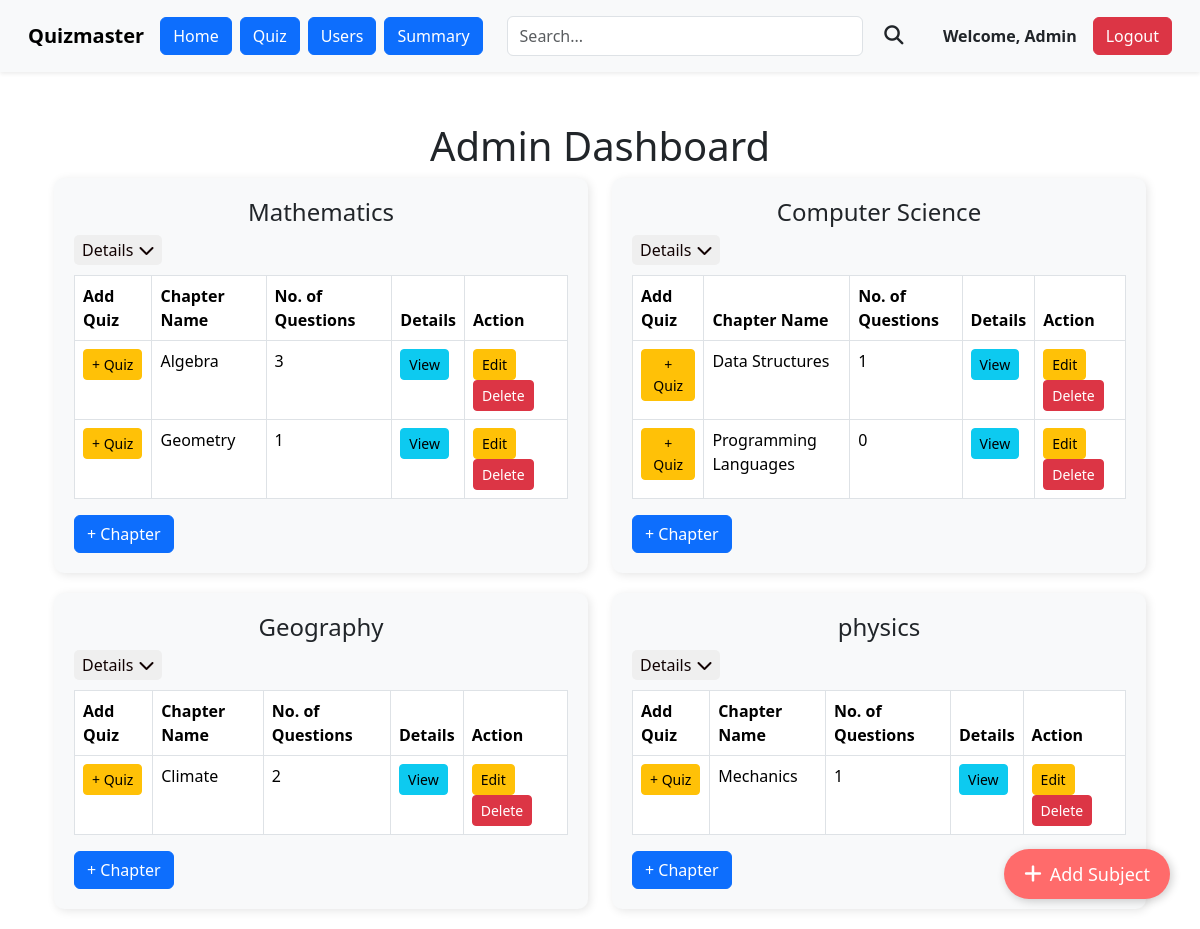
The app's page /admin/dashboard (signed in) with its own data.
### models.py (models this page shows)
class Subject(db.Model):
    id=db.Column(db.Integer, primary_key=True)
    name=db.Column(db.String(32), unique=True)
    Description=db.Column(db.String(256), nullable=False)
    category=db.Column(db.String(32), nullable=True)
    chapters = db.relationship('Chapter', backref='subject', lazy=True)
    quizzes = db.relationship('Quiz', backref='subject', lazy=True)

class Chapter(db.Model):
    id=db.Column(db.Integer, primary_key=True)
    name=db.Column(db.String(32), unique=True)
    Description=db.Column(db.String(256), nullable=True)
    no_of_questions=db.Column(db.Integer, nullable=True)
    subject_id=db.Column(db.Integer, db.ForeignKey('subject.id'), nullable=False)
    quizzes = db.relationship('Quiz', backref='chapter', lazy=True)
    questions = db.relationship('Questions', backref='chapter', lazy=True)

### routes.py (the view)
@app.route('/admin/dashboard')
@admin_required
@auth_required
def admin_dashboard():
    subjects = Subject.query.all()
    chapters = Chapter.query.all()
    for chapter in chapters:
        question_count = Questions.query.filter(Questions.chapter_id == chapter.id).count()
        chapter.no_of_questions = question_count
    db.session.commit()
    if not subjects:
        flash('No subjects found, click + to add subjects')
    return render_template('/admin/admin_dashboard.html', subjects=subjects, chapters=chapters)

### routes.py (called while the page is built)
def auth_required(f):
    @wraps(f)
    def inner(*args, **kwargs):
        if 'user_id' not in session:
            flash('please login to continue')
            return redirect(url_for('login'))
        return f(*args, **kwargs)
    return inner

def admin_required(f):
    @wraps(f)
    def inner(*args, **kwargs):
        if 'user_id' not in session:
            flash('please login to continue')
            return redirect(url_for('login'))
        user=User.query.get(session['user_id'])
        if user.is_admin!=True:
            flash('You are not authorized to view this page')
            return redirect(url_for('index'))
        return f(*args, **kwargs)
    return inner

### templates/admin/admin_dashboard.html (shortened to what this page needs)
{% extends 'admin/admin_layout.html' %}
{% block content %}
<div class="container">
    <h1>Admin Dashboard</h1>
    <div class="row">
        {% for subject in subjects %}
        <div class="col-md-6">
            <div class="subject-tile">
                <h4>{{ subject.name }}</h4>
                <button class="details-btn" onclick="toggleDetails(this)">
                    Details <i class="fas fa-chevron-down"></i>
                </button>
                <table class="table table-bordered">
                    <thead>
                        <tr>
                            <th>Add Quiz</th>
                            <th>Chapter Name</th>
                            <th>No. of Questions</th>
                            <th>Details</th>
                            <th>Action</th>
                        </tr>
                    </thead>
                    <tbody>
                        {% for chapter in subject.chapters %}
                        <tr>
                            <td><a href="{{ url_for('add_quiz', chapter_id = chapter.id) }}" class="btn btn-sm btn-warning">+ Quiz</a></td>
                            <td>{{ chapter.name }}</td>
                            <td>{{ chapter.no_of_questions }}</td>
                            <td> <a href="{{ url_for('view_chapter', chapter_id = chapter.id) }}" class="btn btn-sm btn-info">View</a></td>
                            <td>
                                <a href="{{ url_for('edit_chapter', chapter_id = chapter.id) }}" class="btn btn-sm btn-warning">Edit</a>
                                <form action="{{ url_for('delete_chapter', chapter_id=chapter.id) }}" method="POST" style="display: inline;">
                                  <button type="submit" class="btn btn-sm btn-danger">Delete</button>
                                </form>
                            </td>
                        </tr>
                        {% endfor %}
                    </tbody>
                </table>
                    <a href="/admin/manage_chapter/{{ subject.id }}" class="btn btn-primary" id="chapter_btn">+ Chapter</a>
            </div>
        </div>
        {% endfor %}
    </div>
</div>
<a href="{{ url_for('add_subject') }}" class="add-subject-btn d-flex align-items-center">
    <i class="fas fa-plus me-2"></i> Add Subject
</a>
{% endblock %}

### templates/admin/admin_dashboard.html (style rules this page uses)
h1 { text-align: center; color: #321710; font-size: 3rem; margin-bottom: 20px; }
.subject-tile { background: #f8f9fa; border-radius: 10px; padding: 20px; box-shadow: 2px 2px 10px rgba(0, 0, 0, 0.1); margin-bottom: 20px; }
.add-subject-btn { width: 50px; height: 50px; border-radius: 50%; background-color: #ff6b6b; color: white; font-size: 24px; display: flex; align-items: center; justify-content: center; position: fixed; bottom: 30px; right: 30px; box-shadow: 2px 2px 10px rgba(0, 0, 0, 0.2); cursor: pointer; }
h4 { color: #321710; font-size: 1.5rem; margin-bottom: 20px; text-align: center; }
.details-btn { color: rgb(17, 2, 2); border: none; padding: 3px 8px; border-radius: 5px; cursor: pointer; display: flex; align-items: center; justify-content: center; margin-bottom: 10px; }
.details-btn i { margin-left: 5px; }
.container { margin-top: 50px; max-width: 1200px; min-width: 1000px; }
.row { display: flex; flex-wrap: wrap; justify-content: center; }
.add-subject-btn { width: auto; height: 50px; border-radius: 25px; background-color: #ff6b6b; color: white; font-size: 18px; display: flex; align-items: center; justify-content: center; position: fixed; bottom: 30px; right: 30px; padding: 0 20px; box-shadow: 2px 2px 10px rgba(0, 0, 0, 0.2); cursor: pointer; text-decoration: none; transition: background-color 0.3s ease, transform 0.2s ease; }
.add-subject-btn i { font-size: 20px; }

### records on screen
Subject: name "Mathematics"
Chapter: name "Algebra", no_of_questions "3"
Chapter: name "Geometry", no_of_questions "1"
Subject: name "Computer Science"
Chapter: name "Data Structures", no_of_questions "1"
Chapter: name "Programming Languages", no_of_questions "0"
Subject: name "Geography"
Chapter: name "Climate", no_of_questions "2"
Subject: name "physics"
Chapter: name "Mechanics", no_of_questions "1"
